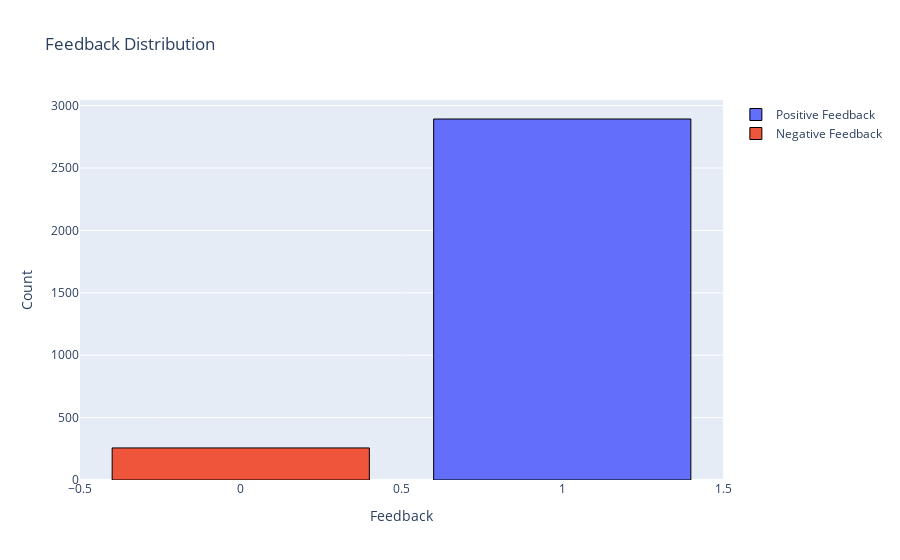

Notebook code cell kept with this figure:
### Markdown cell above
### Построение изображений с помощью plotly

### Code cell
trace0 = go.Bar(
    x = df[df["feedback"]==1]["feedback"].value_counts().index.values,
    y = df[df["feedback"]==1]["feedback"].value_counts().values,
    name = "Positive Feedback")

trace1 = go.Bar(
    x = df[df["feedback"]==0]["feedback"].value_counts().index.values,
    y = df[df["feedback"]==0]["feedback"].value_counts().values,
    name = "Negative Feedback")

data = [trace0, trace1]

layout = go.Layout(yaxis=dict(title="Count"), xaxis=dict(title="Feedback"), title="Feedback Distribution")
fig = go.Figure(data=data, layout=layout)
fig.data[0].marker.line.width = 1
fig.data[0].marker.line.color = "black"
fig.data[1].marker.line.width = 1
fig.data[1].marker.line.color = "black"
py.iplot(fig)

### Figure 1 — Plotly figure (JSON) as saved in the notebook; plotly's stock layout.template omitted (floating-point values rounded to 4 significant figures)
{"data": [{"marker": {"line": {"color": "black", "width": 1}}, "name": "Positive Feedback", "type": "bar", "x": [1], "y": [2893]}, {"marker": {"line": {"color": "black", "width": 1}}, "name": "Negative Feedback", "type": "bar", "x": [0], "y": [257]}], "layout": {"title": {"text": "Feedback Distribution"}, "xaxis": {"title": {"text": "Feedback"}}, "yaxis": {"title": {"text": "Count"}}}}
